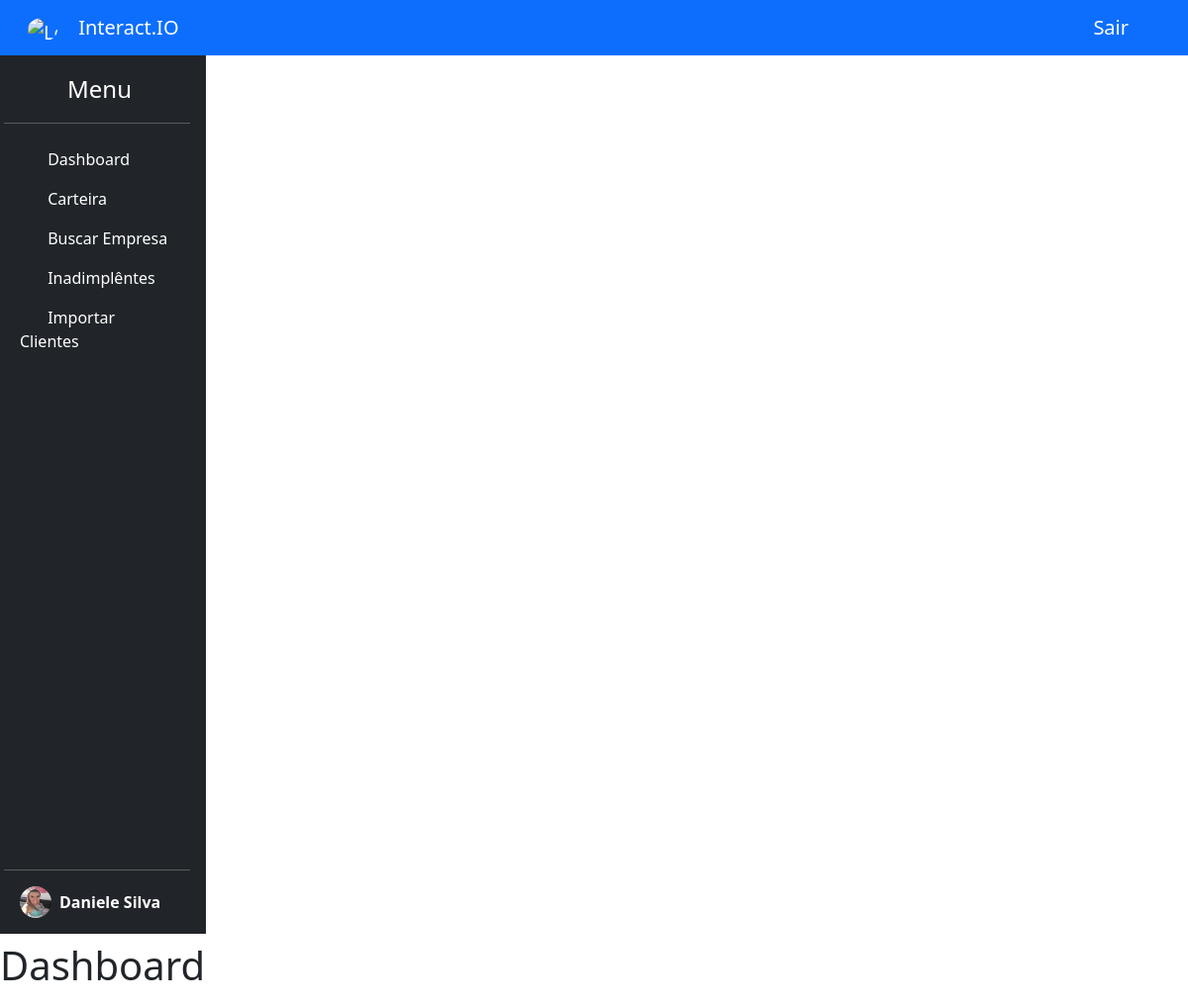
The page /painel.php (signed in) on the database its author committed.
### tables this page shows
CREATE TABLE "usuario" (
	"id_usuario"	INTEGER,
	"nome"	TEXT,
	"data_cadastro"	TEXT,
	"data_atualizacao"	TEXT,
	"img"	TEXT,
	"email"	TEXT,
	"senha"	TEXT,
	PRIMARY KEY("id_usuario" AUTOINCREMENT)
);

### buscarUsuario.php (called while the page is built, shortened)
<?php
    function buscarUsuario($id_usuario){
        $conn = new PDO('sqlite:banco/vend.db');
        $sql = "SELECT * FROM usuario WHERE id_usuario = {$id_usuario}";
        $res = $conn->query($sql);
        foreach ($res as $row){
            $dados_usuario = array($row["id_usuario"], $row["nome"], $row["img"]);
            return $dados_usuario;
        }
    }

### painel.php (the view, shortened to what this page needs)
<!DOCTYPE html>
<html lang="pt-BR">
<head>
    <link href="https://cdn.jsdelivr.net/npm/bootstrap@5.3.0-alpha1/dist/css/bootstrap.min.css" rel="stylesheet">
    <link rel="stylesheet" href="https://cdn.jsdelivr.net/npm/bootstrap-icons@1.10.3/font/bootstrap-icons.css">
</head>
<body>
    <nav class="navbar bg-primary text-white justif">
        <div class="container-fluid ">
            <a class="navbar-brand text-white" href="#">
                <img src="https://play-lh.googleusercontent.com/5PKrdFfLewuG3_PYCbKhHulnw2GjmXI5CM-3ixcfioKKl9j2oYIxoCVx-iiKbaArPMTY" alt="Logo" width="30" height="24" class="mx-3 d-inline-block align-text-center rounded-circle">
                Interact.IO
            </a>
            <a class="navbar-brand text-white mx-5" href="logout.php">Sair</a>
        </div>
    </nav>
    <div class="conteiner" id="topheader">
        <div class="row">
            <div class="d-flex flex-column  p-3 text-white bg-dark" style="width: 220px; height: 888px;">
                <a href="/" class="mx-3 d-flex align-items-center mb-3 mb-md-0 me-md-auto text-white text-decoration-none">
                    <svg class="bi me-2" width="40" height="32">
                        <use xlink:href="#bootstrap"></use>
                    </svg>
                    <span class="fs-4">Menu</span>
                </a>
                <hr>
                <ul class="nav nav-pills flex-column mb-auto">
                    <li>
                        <a href="?page=dashboard" class="nav-link text-white" id="dashboard">
                            <svg class="bi me-2" width="16" height="16">
                                <use xlink:href="?page=dashboard"></use>
                            </svg>
                            Dashboard
                        </a>
                    </li>
                    <li class="nav-item">
                        <a href="?page=carteira" class="nav-link text-white carteira">
                            <svg class="bi me-2" width="16" height="16">
                                <use href="?page=carteira"></use>
                            </svg>
                            Carteira
                        </a>
                    </li>
                    <li>
                        <a href="?page=consultar_empresa" class="nav-link text-white">
                            <svg class="bi me-2" width="16" height="16">
                                <use xlink:href="?page=consultar_empresa"></use>
                            </svg>
                            Buscar Empresa
                        </a>
                    </li>
                    <li>
                        <a href="?page=listar" class="nav-link text-white">
                            <svg class="bi me-2" width="16" height="16">
                                <use xlink:href="?page=listar"></use>
                            </svg>
                            Inadimplêntes
                        </a>
                    </li>
                    <li>
                        <a href="?page=importarExcel" class="nav-link text-white">
                            <svg class="bi me-2" width="16" height="16">
                                <use xlink:href="?page=importarExcel"></use>
                            </svg>
                            Importar Clientes
                        </a>
                    </li>
                </ul>
                <hr>
                <div>
                    <a href="#" class="mx-3 d-flex align-items-center text-white text-decoration-none " id="dropdownUser1" aria-expanded="false">
                        <?php
                        $id_usuario = $_SESSION['id'];
                        include "buscarUsuario.php";
                        $dados_usuario = buscarUsuario($id_usuario);
                        ?>
                        <img src="<?php echo $dados_usuario[2] ?>" alt="" width="32" height="32" class="rounded-circle me-2">
                        <strong><?php echo $dados_usuario[1] ?></strong>
                    </a>
                </div>
            </div>
            <div class=" col-10">
                <?php
                switch (@$_REQUEST["page"]) {
                    default:
                        include("dashboard.php");
                        break;
                }
                ?>
            </div>
        </div>
    </div>
</body>
</html>

### rows shown on the page
usuario: img (picture), nome "Daniele Silva"
